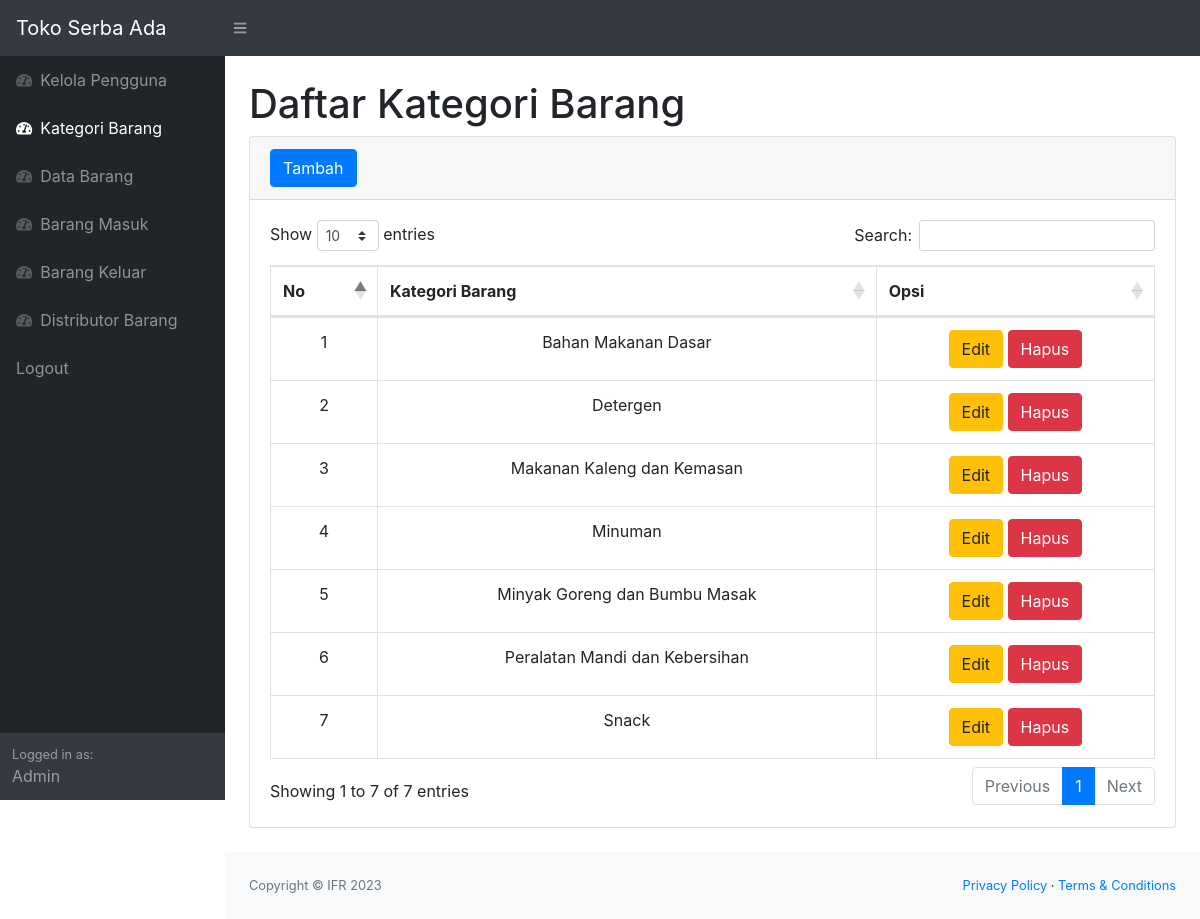
The page /kategori.php (signed in) on the database its author committed.
### tables this page shows
CREATE TABLE `kategori` (
  `id_kat` int(11) NOT NULL,
  `kategori` varchar(30) NOT NULL
);

### kategori.php (the view, shortened to what this page needs)
<?php
    require 'function.php';
    $loginas = $_SESSION['username'];
?>
<!DOCTYPE html>
<html lang="en">
    <head>
        <link href="css/styles.css" rel="stylesheet" />
        <link href="https://cdn.datatables.net/1.10.20/css/dataTables.bootstrap4.min.css" rel="stylesheet" />
    </head>
    <body class="sb-nav-fixed">
        <nav class="sb-topnav navbar navbar-expand navbar-dark bg-dark">
            <a class="navbar-brand" href="index.php">Toko Serba Ada</a>
            <button class="btn btn-link btn-sm order-1 order-lg-0" id="sidebarToggle" href="#"><i class="fas fa-bars"></i></button>
        </nav>
        <div id="layoutSidenav">
            <div id="layoutSidenav_nav">
                <nav class="sb-sidenav accordion sb-sidenav-dark" id="sidenavAccordion">
                    <div class="sb-sidenav-menu">
                        <div class="nav">
                            <a class="nav-link" href="pengguna.php">
                                <div class="sb-nav-link-icon"><i class="fas fa-tachometer-alt"></i></div>
                                Kelola Pengguna
                            </a>
                            <a class="nav-link" href="kategori.php">
                                <div class="sb-nav-link-icon"><i class="fas fa-tachometer-alt"></i></div>
                                Kategori Barang
                            </a>
                            <a class="nav-link" href="index.php">
                                <div class="sb-nav-link-icon"><i class="fas fa-tachometer-alt"></i></div>
                                Data Barang
                            </a>
                            <a class="nav-link" href="transaksimasuk.php">
                                <div class="sb-nav-link-icon"><i class="fas fa-tachometer-alt"></i></div>
                                Barang Masuk
                            </a>
                            <a class="nav-link" href="transaksikeluar.php">
                                <div class="sb-nav-link-icon"><i class="fas fa-tachometer-alt"></i></div>
                                Barang Keluar
                            </a>
                            <a class="nav-link" href="distributor.php">
                                <div class="sb-nav-link-icon"><i class="fas fa-tachometer-alt"></i></div>
                                Distributor Barang
                            </a>
                            <a class="nav-link" href="logout.php">
                                Logout
                            </a>
                        </div>
                    </div>
                    <div class="sb-sidenav-footer">
                        <div class="small">Logged in as:</div>
                        <?php echo $loginas; ?>
                    </div>
                </nav>
            </div>
            <div id="layoutSidenav_content">
                <main>
                    <div class="container-fluid">
                        <h1 class="mt-4">Daftar Kategori Barang</h1>
                        <div class="card mb-4">
                            <div class="card-header">
                                <button type="button" class="btn btn-primary" data-toggle="modal" data-target="#myModal">
                                    Tambah
                                </button>
                            </div>
                            <div class="card-body">
                                <div class="table-responsive">
                                    <table class="table table-bordered" id="dataTable" width="100%" cellspacing="0">
                                        <thead>
                                            <tr align = "center">
                                                <th>No</th>
                                                <th>Kategori Barang</th>
                                                <th>Opsi</th>
                                            </tr>
                                        </thead>
                                        <tbody>
                                            <?php
                                                $listkategori = mysqli_query($koneksi, "select * from kategori");
                                                $i = 1;
                                                while($data = mysqli_fetch_array($listkategori)){
                                                    $idkat = $data['id_kat'];
                                                    $kategori = $data['kategori'];
                                            ?>
                                            <tr align = "center">
                                                <td><?=$i++;?></td>
                                                <td><?=$kategori;?></td>
                                                <td>
                                                    <button type="button" class="btn btn-warning" data-toggle="modal" data-target="#update<?=$idkat;?>">
                                                        Edit
                                                    </button>
                                                    <button type="button" class="btn btn-danger" data-toggle="modal" data-target="#delete<?=$idkat;?>">
                                                        Hapus
                                                    </button>
                                                </td>
                                            </tr>
                                            <?php
                                                };
                                            ?>
                                        </tbody>
                                    </table>
                                </div>
                            </div>
                        </div>
                    </div>
                </main>
                <footer class="py-4 bg-light mt-auto">
                    <div class="container-fluid">
                        <div class="d-flex align-items-center justify-content-between small">
                            <div class="text-muted">Copyright &copy; IFR 2023</div>
                            <div>
                                <a href="#">Privacy Policy</a>
                                &middot;
                                <a href="#">Terms &amp; Conditions</a>
                            </div>
                        </div>
                    </div>
                </footer>
            </div>
        </div>
    </body>
</html>

### rows shown on the page
kategori: kategori "Bahan Makanan Dasar"
kategori: kategori "Detergen"
kategori: kategori "Makanan Kaleng dan Kemasan"
kategori: kategori "Minuman"
kategori: kategori "Minyak Goreng dan Bumbu Masak"
kategori: kategori "Peralatan Mandi dan Kebersihan"
kategori: kategori "Snack"

### other values the page prints
$loginas "Admin"
